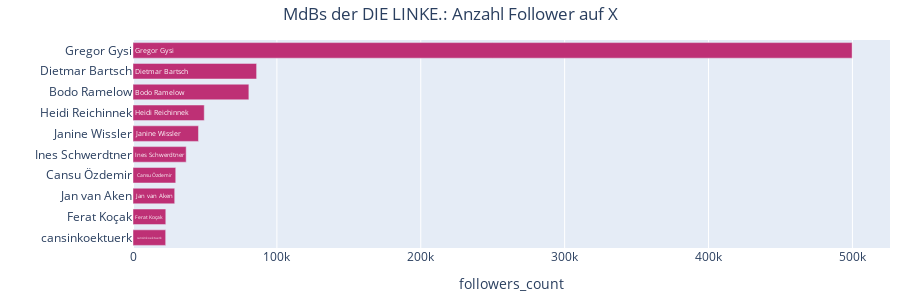

The notebook cell this image was saved under:
### Code cell
party="DIE LINKE."
plot_party_hbar(
    df_profiles[df_profiles["partei_kurz"]==party], 
    'name', 
    'followers_count', 
    top_n=10, 
    title=f'MdBs der {party}: Anzahl Follower auf X'
)

### Figure 1 — Plotly figure (JSON) as saved in the notebook; plotly's stock layout.template omitted (floating-point values rounded to 4 significant figures)
{"data": [{"cliponaxis": false, "customdata": [["DIE LINKE."], ["DIE LINKE."], ["DIE LINKE."], ["DIE LINKE."], ["DIE LINKE."], ["DIE LINKE."], ["DIE LINKE."], ["DIE LINKE."], ["DIE LINKE."], ["DIE LINKE."]], "hovertemplate": "name: %{y}<br>followers_count: %{x:,.0f}<br>partei_kurz: %{customdata[0]}<extra></extra>", "insidetextanchor": "start", "marker": {"color": ["#BE3075", "#BE3075", "#BE3075", "#BE3075", "#BE3075", "#BE3075", "#BE3075", "#BE3075", "#BE3075", "#BE3075"]}, "orientation": "h", "text": ["Gregor Gysi", "Dietmar Bartsch", "Bodo Ramelow", "Heidi Reichinnek", "Janine Wissler", "Ines Schwerdtner", "Cansu Özdemir", "Jan van Aken", "Ferat Koçak", "cansinkoektuerk"], "textfont": {"color": "#FFFFFF"}, "textposition": "inside", "texttemplate": "%{text}", "type": "bar", "x": [499820, 85919, 80532, 49523, 45508, 36959, 29703, 28985, 22790, 22714], "y": ["Gregor Gysi", "Dietmar Bartsch", "Bodo Ramelow", "Heidi Reichinnek", "Janine Wissler", "Ines Schwerdtner", "Cansu Özdemir", "Jan van Aken", "Ferat Koçak", "cansinkoektuerk"]}], "layout": {"bargap": 0.25, "height": 300, "margin": {"b": 10, "l": 10, "r": 10, "t": 40}, "title": {"text": "MdBs der DIE LINKE.: Anzahl Follower auf X", "x": 0.5}, "xaxis": {"title": {"text": "followers_count"}}, "yaxis": {"categoryarray": ["cansinkoektuerk", "Ferat Koçak", "Jan van Aken", "Cansu Özdemir", "Ines Schwerdtner", "Janine Wissler", "Heidi Reichinnek", "Bodo Ramelow", "Dietmar Bartsch", "Gregor Gysi"], "categoryorder": "array", "title": {"text": ""}}}}
